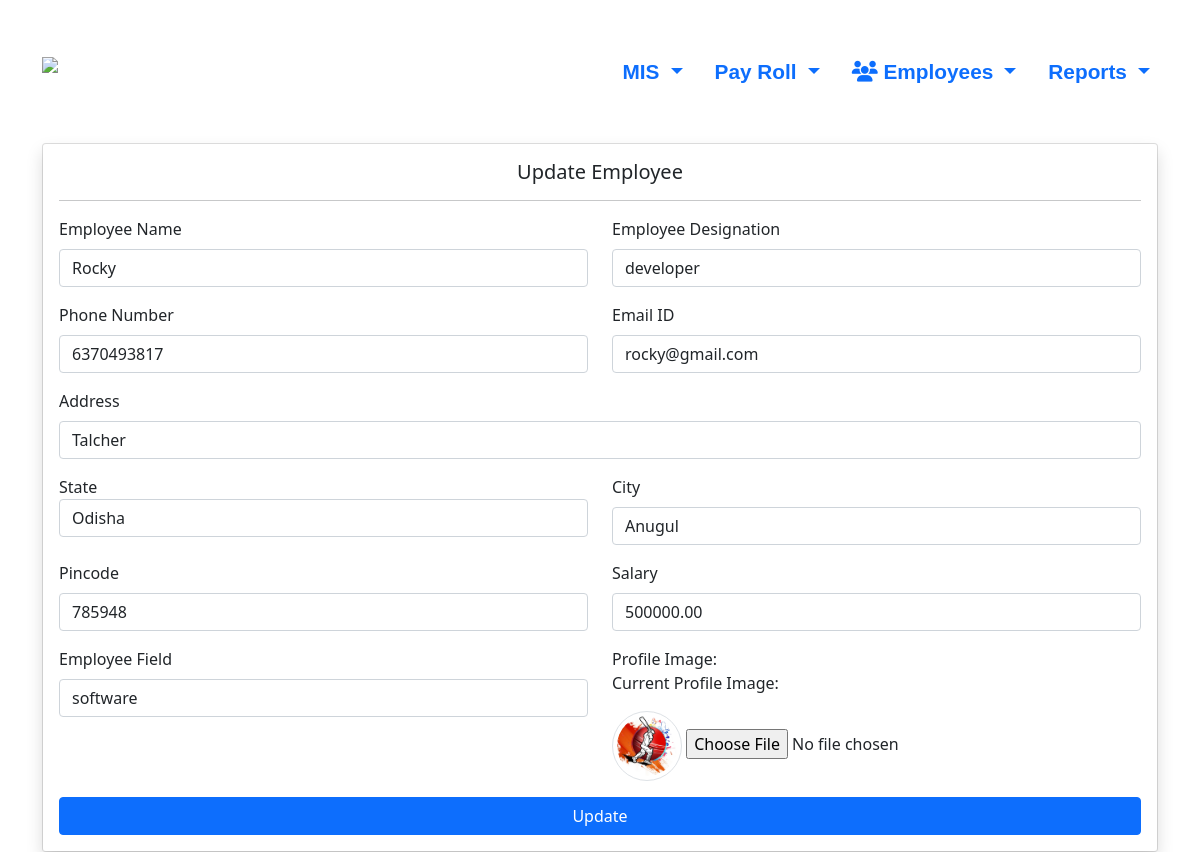
/edit_employee/3/, run on the app's committed database.
### employeeapp/models.py (models this page shows, shortened)
class Employee_Table(models.Model):
    employee_name = models.CharField(max_length=50)
    employee_designation = models.CharField(max_length=50)
    employee_phn_num = models.CharField(max_length=10)
    employee_email = models.EmailField()
    employee_address = models.CharField(max_length=200)
    employee_state = models.CharField(max_length=50)
    employee_city = models.CharField(max_length=50)
    employee_pincode = models.CharField(max_length=6)
    employee_salary = models.DecimalField(max_digits=10, decimal_places=2)
    employee_field = models.CharField(max_length=100)
    employee_image = models.ImageField(upload_to='documents/',blank=True)
    employee_id = models.BigIntegerField(unique=True)

### employeeapp/views.py (the view, shortened to what this page needs)
# urls.py: path('edit_employee/<int:employee_id>/', views.update_employee, name='edit_employee'),
def update_employee(request,employee_id):
    employee =get_object_or_404(Employee_Table , id = employee_id)
    context = {
        "employee" : employee
    }
    return render(request , "update_employee.html", context)

### templates/update_employee.html (shortened to what this page needs)
<!DOCTYPE html>
<html lang="en">
<head>
    <link rel="stylesheet" href="https://cdnjs.cloudflare.com/ajax/libs/font-awesome/6.4.2/css/all.min.css">
    <link href="https://cdn.jsdelivr.net/npm/bootstrap@5.0.2/dist/css/bootstrap.min.css" rel="stylesheet">
</head>
<body>
    <nav class="navbar navbar-expand-lg bg-color py-4 pt-lg-5">
        <div class="container">
            <a class="navbar-brand text-white fw-bold" href="#">
                <img src="https://gvitechnology.com/images/logo.png" style="width: 100px; height: 50px;" alt="Logo">
            </a>
            <div class="collapse navbar-collapse" id="navbarSupportedContent">
                <ul class="navbar-nav ms-auto mb-2 mb-lg-0">
                    <li class="nav-item">
                        <div class="dropdown">
                            <a class="nav-link text-primary dropdown-toggle" href="#" role="button" id="navbarDropdownMIS"
                               data-bs-toggle="dropdown" aria-expanded="false">
                                MIS
                            </a>
                        </div>
                    </li>
                    <li class="nav-item ms-3">
                        <div class="dropdown">
                            <a class="nav-link text-primary dropdown-toggle" href="#" role="button" id="navbarDropdownPayRoll"
                               data-bs-toggle="dropdown" aria-expanded="false">
                                Pay Roll
                            </a>
                        </div>
                    </li>
                    <li class="nav-item ms-3">
                        <div class="dropdown">
                            <a class="nav-link text-primary dropdown-toggle" href="#" role="button" id="navbarDropdownEmployees"
                               data-bs-toggle="dropdown" aria-expanded="false">
                                <i class="fa-solid fa-users"></i> Employees
                            </a>
                        </div>
                    </li>
                    <li class="nav-item ms-3">
                        <div class="dropdown">
                            <a class="nav-link text-primary dropdown-toggle" href="#" role="button" id="navbarDropdownReports"
                               data-bs-toggle="dropdown" aria-expanded="false">
                                Reports
                            </a>
                        </div>
                    </li>
                </ul>
            </div>
        </div>
    </nav>
<div class="container mt-4">
    <div class="card">
        <div class="card-body shadow">
                <h5 class="card-title text-center">Update Employee</h5>
                 <hr>
                    <form method="post" enctype="multipart/form-data">
                        <div class="row">
                            <div class="col-md-6">
                                <div class="mb-3">
                            <label for="emp_name" class="form-label">Employee Name</label>
                            <input type="text" name="emp_name" value="{{ employee.employee_name }}" class="form-control" placeholder="Enter your name" required>
                        </div>
                    </div>
                    <div class="col-md-6">
                        <div class="mb-3">
                            <label for="emp_designation" class="form-label">Employee Designation</label>
                            <input type="text" name="emp_designation" value="{{ employee.employee_designation }}" class="form-control" placeholder="Designation" required>
                        </div>
                    </div>
                </div>
                <div class="row">
                    <div class="col-md-6">
                        <div class="mb-3">
                            <label for="emp_num" class="form-label">Phone Number</label>
                            <input type="text" name="emp_num" pattern="[0-9]{10}" value="{{ employee.employee_phn_num }}" class="form-control" placeholder="Enter 10-digit phone number" required>
                        </div>
                    </div>
                    <div class="col-md-6">
                        <div class="mb-3">
                            <label for="emp_email" class="form-label">Email ID</label>
                            <input type="email" name="emp_email" value="{{ employee.employee_email }}" class="form-control" placeholder="Enter your email" required>
                        </div>
                    </div>
                </div>
                        <div class="mb-3">
                            <label for="emp_address" class="form-label">Address</label>
                            <input type="text" name="emp_address" value="{{ employee.employee_address }}" class="form-control" placeholder="Address" required>
                        </div>
                        <div class="row">
                            <div class="col-md-6">
                        <div class="mb-3" name="jobcity">
                            <label for="employee_state">State</label>
                            <select class="form-control" id="employee_state" name="emp_state" required>
                                <option value="Odisha" {% if employee.employee_state == "Odisha" %}selected{% endif %}>Odisha</option>
                            </select>
                        </div>
                    </div>
                    <div class="col-md-6">
                        <div class="mb-3">
                            <label for="emp_city" class="form-label">City</label>
                            <input type="text" name="emp_city" value="{{ employee.employee_city }}" class="form-control" placeholder="Enter your city name" required>
                        </div>
                    </div>
                </div>
                <div class="row">
                    <div class="col-md-6">
                        <div class="mb-3">
                            <label for="emp_pincode" class="form-label">Pincode</label>
                            <input type="text" name="emp_pincode" pattern="[0-9]{6}" value="{{ employee.employee_pincode }}" class="form-control" placeholder="Enter 6-digit Pincode" required>
                        </div>
                    </div>
                    <div class="col-md-6">
                        <div class="mb-3">
                            <label for="emp_salary" class="form-label">Salary</label>
                            <input type="number" name="emp_salary" step="0.01" value="{{ employee.employee_salary }}" class="form-control" placeholder="Per Annum" required>
                        </div>
                    </div>
                </div>
                <div class="row">
                    <div class="col-md-6">
                        <div class="mb-3">
                            <label for="emp_field" class="form-label">Employee Field</label>
                            <input type="text" name="emp_field" value="{{ employee.employee_field }}" class="form-control" placeholder="Field" required>
                        </div>
                    </div>
                    <div class="col-md-6">
                        <div class="mb-3">
                            <label for="">Profile Image:</label>
                            {% if employee.employee_image %}
                            <p>Current Profile Image:</p>
                            <img src="{{ employee.employee_image.url }}" alt="Employee Image" class="img-thumbnail rounded-circle" style="width: 70px; height: 70px;">
                            {% endif %}
                            <input type="file" class="form-control-file" id="emp_image" name="emp_image">
                        </div>
                    </div>
                </div>
                        <button type="submit" class="btn btn-primary btn-block col-md-12">Update</button>
                    </form>
                </div>
            </div>
        </div>
</body>
</html>

### templates/update_employee.html (style rules this page uses)
.nav-link { font-weight: bold !important; font-family:'Gill Sans', 'Gill Sans MT', Calibri, 'Trebuchet MS', sans-serif; font-size: 1.3rem!important; }

### data on the page
Employee_Table: emp_name "Rocky", emp_designation "developer", emp_num "6370493817", emp_email "rocky@gmail.com", emp_address "Talcher", emp_state "Odisha", emp_city "Anugul", emp_pincode "785948", emp_salary "500000.00", emp_field "software", employee_image (picture)
